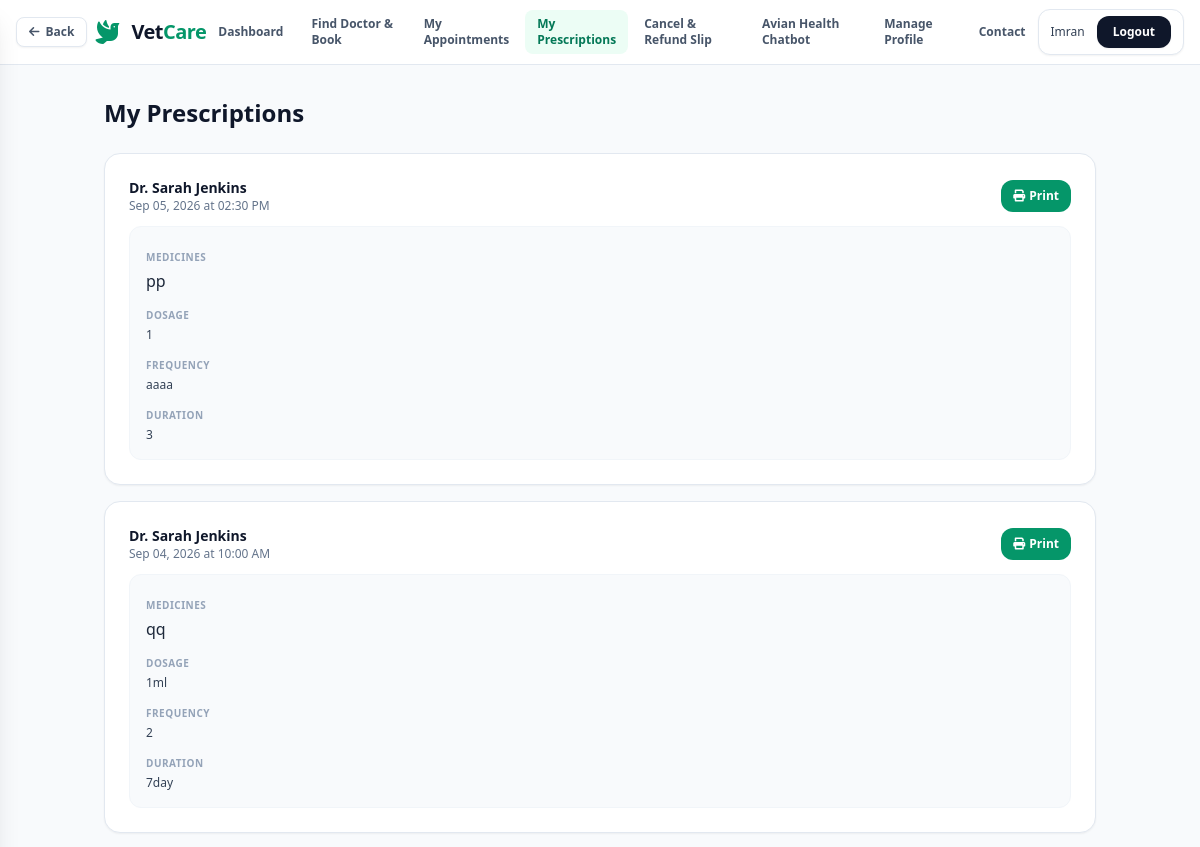
/my-prescriptions/ (signed in, upper part), run on an earlier commit of the app's database.
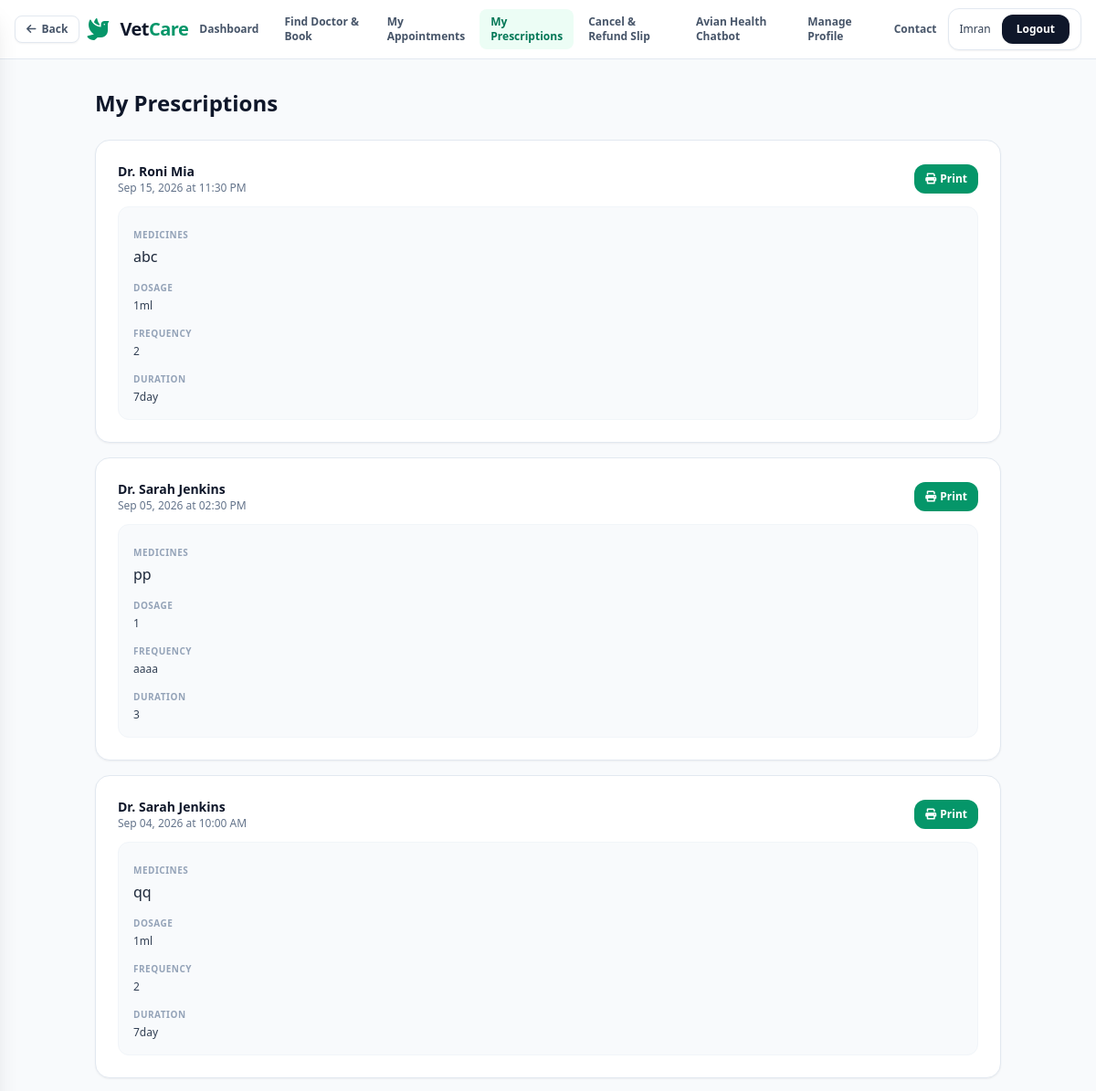
And on a later commit of the database.
### patient/models.py (models this page shows, shortened)
class MedicalHistory(models.Model):
    patient = models.ForeignKey(Patient, on_delete=models.CASCADE, related_name='medical_histories')
    appointment = models.ForeignKey('booking.Appointment', on_delete=models.SET_NULL, null=True, blank=True, related_name='medical_histories')
    diagnosis = models.TextField()
    notes = models.TextField(blank=True)
    medical_suggestion = models.TextField(blank=True)
    medicines = models.TextField(blank=True)
    dosage = models.TextField(blank=True)
    frequency = models.CharField(max_length=100, blank=True)
    duration = models.CharField(max_length=100, blank=True)
    date = models.DateField()
    created_at = models.DateTimeField(auto_now_add=True)

### booking/models.py (models this page shows, shortened)
class Appointment(models.Model):
    STATUS_CHOICES = (
        ('PENDING', 'Pending'),
        ('CONFIRMED', 'Confirmed'),
        ('COMPLETED', 'Completed'),
        ('CANCELLED', 'Cancelled'),
    )
    patient = models.ForeignKey('patient.Patient', on_delete=models.CASCADE, related_name='appointments')
    doctor = models.ForeignKey('vet.Doctor', on_delete=models.CASCADE, related_name='appointments')
    date = models.DateField()
    time = models.TimeField()
    status = models.CharField(max_length=20, choices=STATUS_CHOICES, default='PENDING')
    fee = models.DecimalField(max_digits=8, decimal_places=2, default=1500.00)
    notes = models.TextField(blank=True)
    created_at = models.DateTimeField(auto_now_add=True)
    updated_at = models.DateTimeField(auto_now=True)
    class Meta:
        ordering = ['-date', '-time']

### vet/models.py (models this page shows, shortened)
class Doctor(models.Model):
    user = models.OneToOneField(settings.AUTH_USER_MODEL, on_delete=models.CASCADE, related_name='doctor_profile')
    specialty = models.CharField(max_length=100)
    experience_years = models.IntegerField(default=0)
    qualification = models.CharField(max_length=200, blank=True)
    license_number = models.CharField(max_length=50, blank=True)
    consultation_fee = models.DecimalField(max_digits=8, decimal_places=2, default=1500.00)
    bio = models.TextField(blank=True)
    is_active = models.BooleanField(default=True)
    created_at = models.DateTimeField(auto_now_add=True)

### accounts/models.py (models this page shows, shortened)
class User(AbstractUser):
    ROLE_CHOICES = (
        ('PATIENT', 'Patient'),
        ('DOCTOR', 'Doctor'),
        ('ADMIN', 'Admin'),
    )
    role = models.CharField(max_length=20, choices=ROLE_CHOICES, default='PATIENT')
    phone = models.CharField(max_length=20, blank=True, null=True)
    country_code = models.CharField(max_length=5, default='+880', blank=True)
    address = models.TextField(blank=True)
    created_at = models.DateTimeField(auto_now_add=True)

### patient/views.py (the view)
# urls.py: path('my-prescriptions/', views.my_prescriptions, name='my_prescriptions'),
@login_required
def my_prescriptions(request):
    if request.user.role != 'PATIENT':
        return render(request, '403.html', status=403)
    from datetime import datetime
    selected_date_str = request.GET.get('date', '').strip()
    selected_date = None
    if selected_date_str:
        try:
            selected_date = datetime.strptime(selected_date_str, '%Y-%m-%d').date()
        except ValueError:
            selected_date = None
    try:
        patient = request.user.patient_profile
        prescriptions = MedicalHistory.objects.filter(
            patient=patient
        ).select_related('appointment__doctor__user').order_by('-date', '-created_at')
        if selected_date is not None:
            prescriptions = prescriptions.filter(date=selected_date)
    except Patient.DoesNotExist:
        patient = None
        prescriptions = []
    context = {
        'patient': patient,
        'prescriptions': prescriptions,
        'selected_date': selected_date_str,
    }
    return render(request, 'my_prescriptions.html', context)

### vetcure/templates/my_prescriptions.html (shortened to what this page needs)
{% extends 'base.html' %}
{% block content %}
<div class="flex-grow max-w-5xl w-full mx-auto px-4 py-8">
    <h1 class="text-2xl font-bold text-slate-900 mb-6">My Prescriptions</h1>
    {% if prescriptions %}
    <div class="space-y-4">
        {% for prescription in prescriptions %}
        <div class="bg-white p-6 rounded-2xl border border-slate-200 shadow-sm space-y-3">
            <div class="flex flex-wrap items-center justify-between gap-3">
                <div>
                    <h3 class="font-bold text-slate-900 text-sm">
                        {% if prescription.appointment %}
                            Dr. {{ prescription.appointment.doctor.user.get_full_name }}
                        {% else %}
                            General Consultation
                        {% endif %}
                    </h3>
                    <p class="text-xs text-slate-500">
                        {{ prescription.date|date:"M d, Y" }}
                        {% if prescription.appointment %}
                        at {{ prescription.appointment.time|time:"h:i A" }}
                        {% endif %}
                    </p>
                </div>
                <div class="flex gap-2">
                    <a href="{% url 'print_prescription' prescription.id %}" target="_blank" class="inline-flex items-center gap-1 bg-emerald-600 hover:bg-emerald-700 text-white text-xs font-semibold px-3 py-2 rounded-xl transition">
                        <i class="fa-solid fa-print"></i> Print
                    </a>
                </div>
            </div>
            <div class="bg-slate-50 p-4 rounded-xl border border-slate-100 space-y-2">
                {% if prescription.medicines %}
                <div>
                    <span class="text-[10px] font-bold text-slate-400 uppercase tracking-wider">Medicines</span>
                    <p class="text-xs text-slate-700 mt-0.5">{{ prescription.medicines|linebreaks }}</p>
                </div>
                {% endif %}
                {% if prescription.dosage %}
                <div>
                    <span class="text-[10px] font-bold text-slate-400 uppercase tracking-wider">Dosage</span>
                    <p class="text-xs text-slate-700 mt-0.5">{{ prescription.dosage }}</p>
                </div>
                {% endif %}
                {% if prescription.frequency %}
                <div>
                    <span class="text-[10px] font-bold text-slate-400 uppercase tracking-wider">Frequency</span>
                    <p class="text-xs text-slate-700 mt-0.5">{{ prescription.frequency }}</p>
                </div>
                {% endif %}
                {% if prescription.duration %}
                <div>
                    <span class="text-[10px] font-bold text-slate-400 uppercase tracking-wider">Duration</span>
                    <p class="text-xs text-slate-700 mt-0.5">{{ prescription.duration }}</p>
                </div>
                {% endif %}
            </div>
        </div>
        {% endfor %}
    </div>
    {% endif %}
</div>
{% endblock %}

What changed in the data, as far as the page shows it:
added MedicalHistory: appointment.doctor.user.get_full_name "Roni Mia", date "Sep 15, 2026", appointment.time "11:30 PM", medicines "abc", dosage "1ml", frequency "2", duration "7day"
